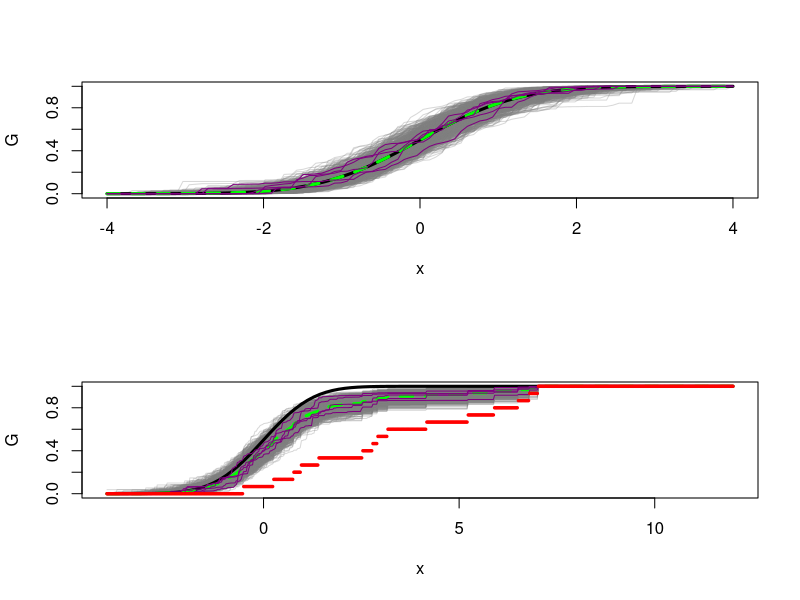

Reproduce this figure in R.
# rdirichlet2 = function(n, alpha){
#     k = length(alpha)
# 
#     # get all the chisq draws
# #   x = matrix(rchisq(n*k, 2*alpha), n, k, byrow=TRUE)
# 
#     # alternate form (the scale parameter doesn't matter, each
#     # draw just needs to have the same scale)
#     x = matrix(rgamma(n*k, alpha, 1), n, k, byrow=TRUE)
# 
#     # normalize
#     x / apply(x, 1, sum)
#     }

cdf = function(x, t){
    out = length(t)
    for (i in 1:length(t))
        out[i] = mean(x <= t[i])
    return (out)
    }

#plot(rdirichlet(1000, c(1, 8, 1))[,2:3], pch = 20, xlim = c(0, 1), ylim = c(0,1))

par(mfrow = c(2,1))

N = 1000
library(MCMCpack)
alpha = 50
#x = seq(0.000, 1.000, by = 0.005)
#k = length(x)
#dG0 = punif(x[-1], 0, 1) - punif(x[-k], 0, 1)
#dG = cbind(0, rdirichlet(N, alpha * dG0))
#G = apply(dG, 1, cumsum)
#Gmean = apply(G, 1, mean)
#
#matplot(x, G, type = 'l', col = rgb(0.5, 0.5, 0.5, 0.3), lty = 1)
#curve(punif(x, 0, 1), add = TRUE, lwd = 3)
#lines(x, Gmean, col = 'green', lty = 2, lwd = 3)
#matplot(x, G[,1:5], type = 'l', col = rgb(0.5, 0.0, 0.5), lty = 1, add = TRUE)



x = seq(-4, 4, length = 100)
k = length(x)
dG0 = pnorm(x, 0, 1) - pnorm(c(-Inf, x[-k]), 0, 1)
dG = rdirichlet(N, alpha * dG0)
G = apply(dG, 1, cumsum)
Gmean = apply(G, 1, mean)

matplot(x, G, type = 'l', col = rgb(0.5, 0.5, 0.5, 0.3), lty = 1)
curve(pnorm(x, 0, 1), add = TRUE, lwd = 3)
lines(x, Gmean, col = 'green', lty = 2, lwd = 3)
matplot(x, G[,1:5], type = 'l', col = rgb(0.5, 0.0, 0.5), lty = 1, add = TRUE)


n = 15
y = rnorm(n, 3, 2)
x = seq(-4, 12, length = 500)
k = length(x)
dG0 = pnorm(x, 0, 1) - pnorm(c(-Inf, x[-k]), 0, 1)
dFn = cdf(y, x) - cdf(y, c(-Inf, x[-k]))
dG0 = (alpha*dG0 + n*dFn) / (alpha + n)
dG = rdirichlet(N, (alpha+n) * dG0)
G = apply(dG, 1, cumsum)
Gmean = apply(G, 1, mean)

matplot(x, G, type = 'l', col = rgb(0.5, 0.5, 0.5, 0.3), lty = 1)
curve(pnorm(x, 0, 1), add = TRUE, lwd = 3)
lines(x, Gmean, col = 'green', lty = 2, lwd = 3)
matplot(x, G[,1:5], type = 'l', col = rgb(0.5, 0.0, 0.5), lty = 1, add = TRUE)
points(x, cdf(y, x), col = 'red', pch = 20, cex = 0.5)
#plot(ecdf(y), add = TRUE)


### Polya urn
# N = 10000
# alpha = c(15, 2, 12)
# p = matrix(0, N, length(alpha))
# p[1,] = alpha
# for (i in 2:N){
#     j = sample(length(alpha), 1, prob = p[i-1,])
#     p[i,] = p[i-1,]
#     p[i,j] = p[i,j] + 1
#     }
# 
# #alpha / sum(alpha)
# p[N,] / (N + sum(alpha) - 1) # as N -> Inf, this becomes a draw from Dirichlet(alpha)
# rdirichlet(1, alpha)
